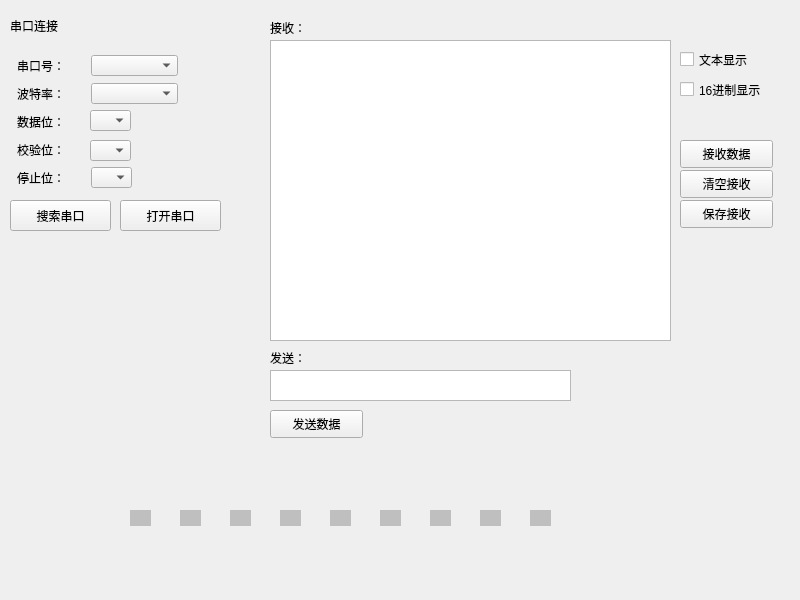
<?xml version="1.0" encoding="UTF-8"?>
<ui version="4.0">
 <class>MyWidget</class>
 <widget class="QWidget" name="MyWidget">
  <property name="geometry">
   <rect>
    <x>0</x>
    <y>0</y>
    <width>800</width>
    <height>600</height>
   </rect>
  </property>
  <property name="windowTitle">
   <string>MyWidget</string>
  </property>
  <widget class="QLabel" name="label">
   <property name="geometry">
    <rect>
     <x>10</x>
     <y>10</y>
     <width>105</width>
     <height>31</height>
    </rect>
   </property>
   <property name="styleSheet">
    <string notr="true">font: 12pt &quot;黑体&quot;;</string>
   </property>
   <property name="text">
    <string>串口连接</string>
   </property>
  </widget>
  <widget class="QComboBox" name="comboBox">
   <property name="geometry">
    <rect>
     <x>91</x>
     <y>55</y>
     <width>87</width>
     <height>21</height>
    </rect>
   </property>
  </widget>
  <widget class="QLabel" name="label_2">
   <property name="geometry">
    <rect>
     <x>17</x>
     <y>55</y>
     <width>68</width>
     <height>22</height>
    </rect>
   </property>
   <property name="styleSheet">
    <string notr="true">font: 10pt &quot;Agency FB&quot;;</string>
   </property>
   <property name="text">
    <string>串口号：</string>
   </property>
  </widget>
  <widget class="QLabel" name="label_3">
   <property name="geometry">
    <rect>
     <x>17</x>
     <y>83</y>
     <width>68</width>
     <height>22</height>
    </rect>
   </property>
   <property name="styleSheet">
    <string notr="true">font: 10pt &quot;Agency FB&quot;;</string>
   </property>
   <property name="text">
    <string>波特率：</string>
   </property>
  </widget>
  <widget class="QPushButton" name="pushButton">
   <property name="geometry">
    <rect>
     <x>120</x>
     <y>200</y>
     <width>101</width>
     <height>31</height>
    </rect>
   </property>
   <property name="text">
    <string>打开串口</string>
   </property>
   <property name="checkable">
    <bool>false</bool>
   </property>
  </widget>
  <widget class="QLabel" name="label_5">
   <property name="geometry">
    <rect>
     <x>130</x>
     <y>510</y>
     <width>21</width>
     <height>16</height>
    </rect>
   </property>
   <property name="styleSheet">
    <string notr="true">background-color: rgb(191, 191, 191);</string>
   </property>
   <property name="text">
    <string/>
   </property>
  </widget>
  <widget class="QLabel" name="label_6">
   <property name="geometry">
    <rect>
     <x>180</x>
     <y>510</y>
     <width>21</width>
     <height>16</height>
    </rect>
   </property>
   <property name="styleSheet">
    <string notr="true">background-color: rgb(191, 191, 191);</string>
   </property>
   <property name="text">
    <string/>
   </property>
  </widget>
  <widget class="QLabel" name="label_7">
   <property name="geometry">
    <rect>
     <x>230</x>
     <y>510</y>
     <width>21</width>
     <height>16</height>
    </rect>
   </property>
   <property name="styleSheet">
    <string notr="true">background-color: rgb(191, 191, 191);</string>
   </property>
   <property name="text">
    <string/>
   </property>
  </widget>
  <widget class="QLabel" name="label_8">
   <property name="geometry">
    <rect>
     <x>280</x>
     <y>510</y>
     <width>21</width>
     <height>16</height>
    </rect>
   </property>
   <property name="styleSheet">
    <string notr="true">background-color: rgb(191, 191, 191);</string>
   </property>
   <property name="text">
    <string/>
   </property>
  </widget>
  <widget class="QLabel" name="label_9">
   <property name="geometry">
    <rect>
     <x>330</x>
     <y>510</y>
     <width>21</width>
     <height>16</height>
    </rect>
   </property>
   <property name="styleSheet">
    <string notr="true">background-color: rgb(191, 191, 191);</string>
   </property>
   <property name="text">
    <string/>
   </property>
  </widget>
  <widget class="QLabel" name="label_10">
   <property name="geometry">
    <rect>
     <x>380</x>
     <y>510</y>
     <width>21</width>
     <height>16</height>
    </rect>
   </property>
   <property name="styleSheet">
    <string notr="true">background-color: rgb(191, 191, 191);</string>
   </property>
   <property name="text">
    <string/>
   </property>
  </widget>
  <widget class="QLabel" name="label_11">
   <property name="geometry">
    <rect>
     <x>430</x>
     <y>510</y>
     <width>21</width>
     <height>16</height>
    </rect>
   </property>
   <property name="styleSheet">
    <string notr="true">background-color: rgb(191, 191, 191);</string>
   </property>
   <property name="text">
    <string/>
   </property>
  </widget>
  <widget class="QLabel" name="label_12">
   <property name="geometry">
    <rect>
     <x>480</x>
     <y>510</y>
     <width>21</width>
     <height>16</height>
    </rect>
   </property>
   <property name="styleSheet">
    <string notr="true">background-color: rgb(191, 191, 191);</string>
   </property>
   <property name="text">
    <string/>
   </property>
  </widget>
  <widget class="QLabel" name="label_13">
   <property name="geometry">
    <rect>
     <x>530</x>
     <y>510</y>
     <width>21</width>
     <height>16</height>
    </rect>
   </property>
   <property name="styleSheet">
    <string notr="true">background-color: rgb(191, 191, 191);</string>
   </property>
   <property name="text">
    <string/>
   </property>
  </widget>
  <widget class="QComboBox" name="comboBox_2">
   <property name="geometry">
    <rect>
     <x>91</x>
     <y>83</y>
     <width>87</width>
     <height>21</height>
    </rect>
   </property>
  </widget>
  <widget class="QLabel" name="label_14">
   <property name="geometry">
    <rect>
     <x>17</x>
     <y>111</y>
     <width>68</width>
     <height>22</height>
    </rect>
   </property>
   <property name="styleSheet">
    <string notr="true">font: 10pt &quot;Agency FB&quot;;</string>
   </property>
   <property name="text">
    <string>数据位：</string>
   </property>
  </widget>
  <widget class="QLabel" name="label_15">
   <property name="geometry">
    <rect>
     <x>17</x>
     <y>139</y>
     <width>68</width>
     <height>22</height>
    </rect>
   </property>
   <property name="styleSheet">
    <string notr="true">font: 10pt &quot;Agency FB&quot;;</string>
   </property>
   <property name="text">
    <string>校验位：</string>
   </property>
  </widget>
  <widget class="QComboBox" name="comboBox_3">
   <property name="geometry">
    <rect>
     <x>90</x>
     <y>110</y>
     <width>41</width>
     <height>21</height>
    </rect>
   </property>
  </widget>
  <widget class="QComboBox" name="comboBox_4">
   <property name="geometry">
    <rect>
     <x>90</x>
     <y>140</y>
     <width>41</width>
     <height>21</height>
    </rect>
   </property>
  </widget>
  <widget class="QLabel" name="label_16">
   <property name="geometry">
    <rect>
     <x>270</x>
     <y>20</y>
     <width>72</width>
     <height>15</height>
    </rect>
   </property>
   <property name="text">
    <string>接收：</string>
   </property>
  </widget>
  <widget class="QLabel" name="label_17">
   <property name="geometry">
    <rect>
     <x>270</x>
     <y>350</y>
     <width>72</width>
     <height>15</height>
    </rect>
   </property>
   <property name="text">
    <string>发送：</string>
   </property>
  </widget>
  <widget class="QTextEdit" name="textEdit_2">
   <property name="geometry">
    <rect>
     <x>270</x>
     <y>370</y>
     <width>301</width>
     <height>31</height>
    </rect>
   </property>
  </widget>
  <widget class="QPushButton" name="pushButton_2">
   <property name="geometry">
    <rect>
     <x>680</x>
     <y>170</y>
     <width>93</width>
     <height>28</height>
    </rect>
   </property>
   <property name="text">
    <string>清空接收</string>
   </property>
  </widget>
  <widget class="QPushButton" name="pushButton_3">
   <property name="geometry">
    <rect>
     <x>270</x>
     <y>410</y>
     <width>93</width>
     <height>28</height>
    </rect>
   </property>
   <property name="text">
    <string>发送数据</string>
   </property>
  </widget>
  <widget class="QLabel" name="label_18">
   <property name="geometry">
    <rect>
     <x>17</x>
     <y>167</y>
     <width>68</width>
     <height>22</height>
    </rect>
   </property>
   <property name="styleSheet">
    <string notr="true">font: 10pt &quot;Agency FB&quot;;</string>
   </property>
   <property name="text">
    <string>停止位：</string>
   </property>
  </widget>
  <widget class="QComboBox" name="comboBox_5">
   <property name="geometry">
    <rect>
     <x>91</x>
     <y>167</y>
     <width>41</width>
     <height>21</height>
    </rect>
   </property>
  </widget>
  <widget class="QPushButton" name="pushButton_4">
   <property name="geometry">
    <rect>
     <x>10</x>
     <y>200</y>
     <width>101</width>
     <height>31</height>
    </rect>
   </property>
   <property name="text">
    <string>搜索串口</string>
   </property>
   <property name="checkable">
    <bool>false</bool>
   </property>
  </widget>
  <widget class="QPushButton" name="pushButton_5">
   <property name="geometry">
    <rect>
     <x>680</x>
     <y>140</y>
     <width>93</width>
     <height>28</height>
    </rect>
   </property>
   <property name="text">
    <string>接收数据</string>
   </property>
   <property name="checkable">
    <bool>true</bool>
   </property>
  </widget>
  <widget class="QTextBrowser" name="textBrowser">
   <property name="geometry">
    <rect>
     <x>270</x>
     <y>40</y>
     <width>401</width>
     <height>301</height>
    </rect>
   </property>
  </widget>
  <widget class="QCheckBox" name="checkBox">
   <property name="geometry">
    <rect>
     <x>680</x>
     <y>50</y>
     <width>91</width>
     <height>19</height>
    </rect>
   </property>
   <property name="text">
    <string>文本显示</string>
   </property>
  </widget>
  <widget class="QCheckBox" name="checkBox_2">
   <property name="geometry">
    <rect>
     <x>680</x>
     <y>80</y>
     <width>111</width>
     <height>19</height>
    </rect>
   </property>
   <property name="text">
    <string>16进制显示</string>
   </property>
   <property name="checked">
    <bool>false</bool>
   </property>
  </widget>
  <widget class="QPushButton" name="pushButton_6">
   <property name="geometry">
    <rect>
     <x>680</x>
     <y>200</y>
     <width>93</width>
     <height>28</height>
    </rect>
   </property>
   <property name="text">
    <string>保存接收</string>
   </property>
  </widget>
 </widget>
 <resources/>
 <connections>
  <connection>
   <sender>pushButton_2</sender>
   <signal>clicked()</signal>
   <receiver>textBrowser</receiver>
   <slot>clear()</slot>
   <hints>
    <hint type="sourcelabel">
     <x>601</x>
     <y>180</y>
    </hint>
    <hint type="destinationlabel">
     <x>472</x>
     <y>167</y>
    </hint>
   </hints>
  </connection>
 </connections>
</ui>
